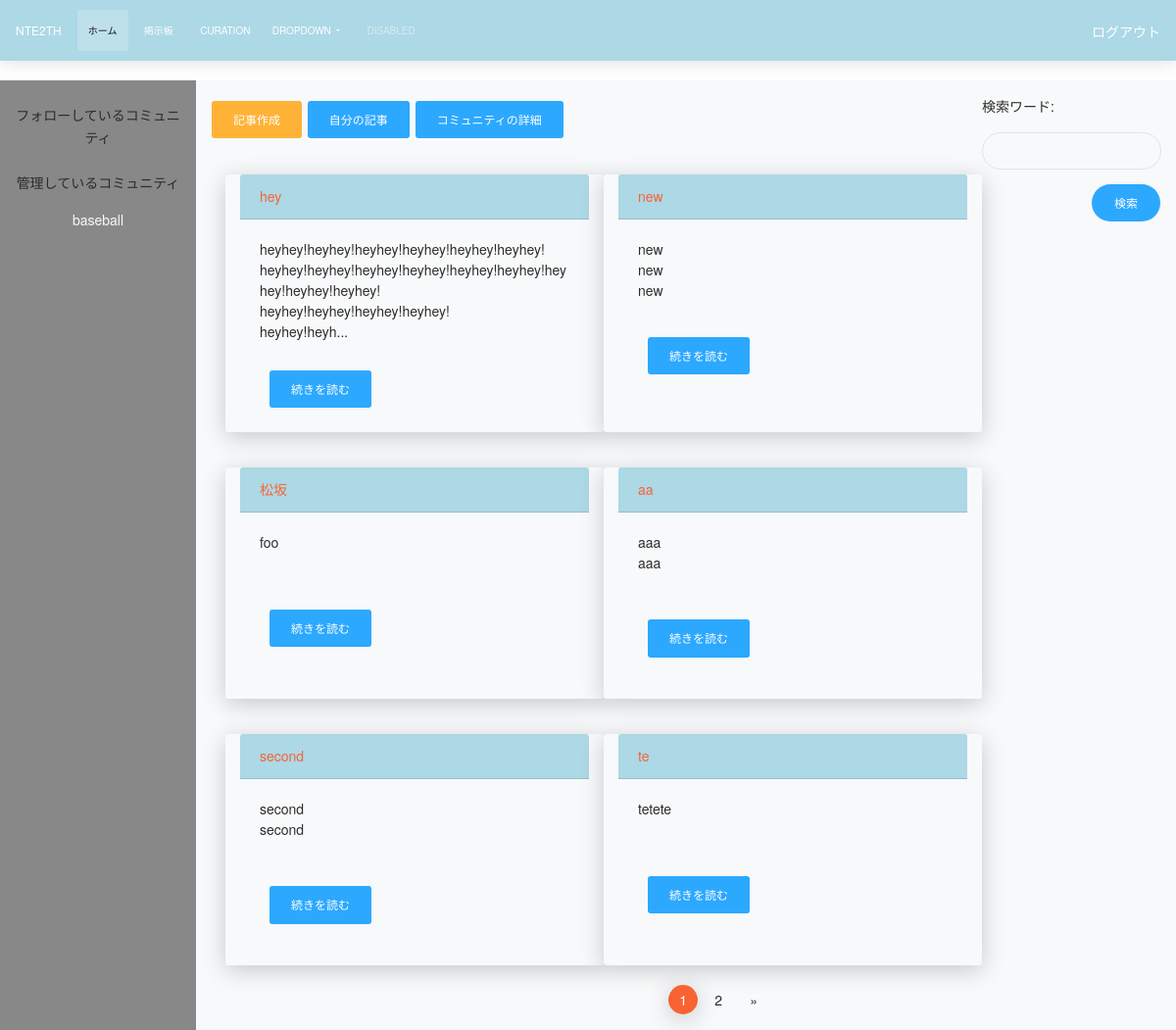
The app's page /curation/home/1/ (signed in) with its own data.
### user_auth/models.py (models this page shows, shortened)
class User(AbstractUser):
    class Meta(AbstractUser.Meta):
        db_table = 'user'

### curation/models.py (models this page shows, shortened)
class Community(models.Model):
    name = models.CharField('コミュニティ名', max_length=30)
    description = models.TextField('コミュニティの説明')
    admin = models.ForeignKey(User, on_delete=models.CASCADE)
    is_public = models.BooleanField('公開非公開設定', default=True)
    stand_by_user = models.ManyToManyField(User, verbose_name='承認待ちのユーザー', related_name='stand_by_user', blank=True)
    permitted_user = models.ManyToManyField(User, verbose_name='許可されたユーザー', related_name='permitted_user', blank=True)
    created_at = models.DateTimeField('作成日時', auto_now_add=True)
    updated_at = models.DateTimeField('更新日時', auto_now=True)

class Article(models.Model):
    title = models.CharField('記事名', max_length=30)
    body = models.TextField('内容')
    admin = models.ForeignKey(User, on_delete=models.CASCADE, related_name='article_admin_user')
    thumbnail = models.ImageField('サムネイル', upload_to='media/', blank=True)
    community = models.ForeignKey(Community, on_delete=models.CASCADE, default=int)
    is_public = models.BooleanField('公開非公開設定', default=True)
    comment = models.ManyToManyField(Comment, verbose_name='コメント', blank=True)
    like_user = models.ManyToManyField(User, verbose_name='いいねしたユーザー', related_name='article_like_user',blank=True)
    created_at = models.DateTimeField('作成日時', auto_now_add=True)
    updated_at = models.DateTimeField('更新日時', auto_now=True)
    def summary(self):
        if len(self.body) < 150:
            return self.body
        else:
            return self.body[:150] + '...'

### curation/views.py (the view)
# urls.py: path('home/<int:community_id>/', views.real_home, name='real_home'),
@login_required
def real_home(request, community_id):
    community = get_object_or_404(Community, id=community_id)
    permitted_communities = []
    admin_communities = []
    community_all = Community.objects.all()
    for com in community_all:
        if request.user in com.permitted_user.all():
            permitted_communities.append(com)
        if request.user.id == com.admin_id:
            admin_communities.append(com)
    articles = Article.objects.filter(community_id=community_id, is_public=True).order_by('-updated_at')
    article_search_form = ArticleSearchForm(request.GET)
    if article_search_form.is_valid():
        search_word = article_search_form.cleaned_data['search_word']
        articles = Article.objects.filter(title__contains=search_word)
    params = request.GET.copy()
    if 'page' in params:
        page = params['page']
        del params['page']
    else:
        page = 1
    search_params = params.urlencode()
    paginator = Paginator(articles, 6)
    try:
        articles = paginator.page(page)
    except (PageNotAnInteger, EmptyPage):
        articles = paginator.page(1)
    return render(request, 'curation/home.html',
                  {'community': community,
                   'articles': articles,
                   'permitted_communities': permitted_communities,
                   'admin_communities': admin_communities,
                   'article_search_form':article_search_form,
                   'search_params': search_params})

### curation/forms.py
class ArticleSearchForm(forms.ModelForm):
    search_word = forms.CharField(label='検索ワード')
    class Meta:
        model = Article
        fields = ()

### curation/templates/curation/home.html (shortened to what this page needs)
{% extends 'curation/base.html'%}
{% load widget_tweaks %}
{% block content %}
<div class="container-fluid layout mt-0">
    <div class="row">
        <div class="col-12 col-sm-2 bg-default ">
            <div class="follow_community mt-4">
                <p class="text-center">フォローしているコミュニティ</p>
            </div>
            <div class="admin_community mt-4">
                <p class="text-center">管理しているコミュニティ</p>
                <ul class="row p-0">
                    {% for com in admin_communities %}
                       <li class="text-center w-100 mx-auto">
                           <a class="text-light" href="{% url 'curation:community_detail' com.id %}">{{ com.name }}</a>
                       </li>
                    {% endfor %}
                </ul>
            </div>
        </div>
        <div class="col-12 col-sm-10 bg-light main w-100 mx-auto main bg-light">
            <div class="my-3">
                <a class="btn btn-warning pull-right " href="{% url 'curation:article_create' community.id %}">
                    記事作成
                </a>
                <a class="btn btn-info pull-right" href="#">
                    自分の記事
                </a>
                <a class="btn btn-info pull-right mr-2" href="#">
                    コミュニティの詳細
                </a>
                <form class="float-right" action="{% url 'curation:real_home' community.id %}">
                    {% for field in article_search_form.visible_fields %}
                        <div class="form-group">
                            <label class="" for="field.id_for_label">{{ field.label_tag }}</label>
                            {{ field |add_class:"form-control" }}
                        </div>
                    {% endfor %}
                    <div class="form-group float-right">
                        <input class="btn btn-info btn-round" type="submit" value="検索" />
                    </div>
                </form>
            </div>
            <div class="album">
                <div class="container">
                    <div class="row">
                        {% for article in articles %}
                        <div class="card col-sm-6 well bg-light mt-3">
                            <div class="card-header w-100 well" style="background-color: #add8e6;">
                                <a href="{% url 'curation:article_detail' community.id article.id %}">{{ article.title }}</a>
                            </div>
                            <div class="card-body row well">
                                <div class="col-12">
                                    {{ article.summary | linebreaksbr }}
                                </div>
                                <div class="ml-4 mt-4">
                                    <a class="btn btn-info" href="{% url 'curation:article_detail' community.id article.id %}">続きを読む</a>
                                </div>
                            </div>
                        </div>
                        {% endfor %}
                    </div>
                </div>
            </div>
            <nav class="justify-content-center d-block col-6 mx-auto" aria-label="Page navigation">
                <ul class="pagination pagination-primary w-25 mx-auto">
                    {% if articles.has_previous %}
                        <li class="page-item">
                            <a class="page-link" href="?page={{ article.previous_page_number }}" aria-label="Previous">
                                <span aria-hidden="true">&laquo;</span>
                            </a>
                        </li>
                    {% else %}
                        <li class="page-item disabled">
                            <a class="page-link" href="#">
                            </a>
                        </li>
                    {% endif %}
                    {% for link_page in articles.paginator.page_range %}
                        {% if link_page == articles.number %}
                            <li class="page-item active">
                                <a class="page-link" href="?page={{ link_page }}">{{ link_page }}</a>
                            </li>
                        {% else %}
                            <li class="page-item">
                                <a class="page-link" href="?page={{ link_page }}">{{ link_page }}</a>
                            </li>
                        {% endif %}
                    {% endfor %}
                    {% if articles.has_next %}
                        <li class="page-item">
                            <a class="page-link" href="?page={{ articles.next_page_number }}" aria-label="Next">
                                <span aria-hidden="true">&raquo;</span>
                            </a>
                        </li>
                    {% endif %}
                </ul>
            </nav>
        </div>
    </div>
</div>
{% endblock %}

### curation/templates/curation/base.html (shortened to what this page needs)
{% load static %}
{% load widget_tweaks %}
<!DOCTYPE html>
<html lang="ja">
<head>
    <link rel="stylesheet" href="https://stackpath.bootstrapcdn.com/bootstrap/4.1.0/css/bootstrap.min.css">
    <link rel="stylesheet" href="{% static 'css/curation.css' %}">
    <link rel="stylesheet" href="{% static 'css/now-ui-kit/css/now-ui-kit.css' %}">
    <link rel="stylesheet" href="{% static 'css/now-ui-kit/css/demo.css' %}">
</head>
<body>
<nav class="navbar navbar-expand-sm navbar-light sticky-top" style="background-color: #add8e6;">
  <a class="navbar-brand" href="{% url 'my_page' %}">{{ user.username }}</a>
  <div class="collapse navbar-collapse" id="navbarSupportedContent">
    <ul class="navbar-nav mr-auto">
      <li class="nav-item active">
        <a class="nav-link" href="{% url 'posts:index' %}">ホーム<span class="sr-only">(current)</span></a>
      </li>
      <li class="nav-item">
        <a class="nav-link" href="{% url 'board:home' %}">掲示板</a>
      </li>
      <li>
          <a class="nav-link" href="{% url 'curation:home' %}">Curation</a>
      </li>
      <li class="nav-item dropdown">
        <a class="nav-link dropdown-toggle" href="#" id="navbarDropdown" role="button" data-toggle="dropdown" aria-haspopup="true" aria-expanded="false">
          Dropdown
        </a>
      </li>
      <li class="nav-item">
        <a class="nav-link disabled" href="#">Disabled</a>
      </li>
    </ul>
    {% if user.is_authenticated %}
        <li><a href="{% url 'logout' %}" class="nav-item">ログアウト</a></li>
    {% else %}
        <li><a href="{% url 'login' %}" class="nav-item text-dark">ログイン</a></li>
    {% endif %}
  </div>
</nav>
{% block content %}
{% endblock %}
</body>
</html>

### static/css/curation.css (style rules this page uses)
html, body { height: 100%; }
li { list-style: none; }
div.layout { height: 100%; }
body > div.layout { height: auto; }

### records on screen
User: username "NTE2TH"
Community: name "baseball"
Article: title "hey", summary "heyhey!heyhey!heyhey!heyhey!heyhey!heyhey! heyhey!heyhey!heyhey!heyhey!heyhey!heyhey!heyhey!heyhey!heyhey! heyhey!heyhey!heyhey!heyhey! heyhey!heyh..."
Article: title "new", summary "new new new"
Article: title "松坂", summary "foo"
Article: title "aa", summary "aaa aaa"
Article: title "second", summary "second second"
Article: title "te", summary "tetete"

### other values on screen
{{ field.label_tag }} "検索ワード:"
{{ link_page }} "1"
{{ link_page }} "2"
